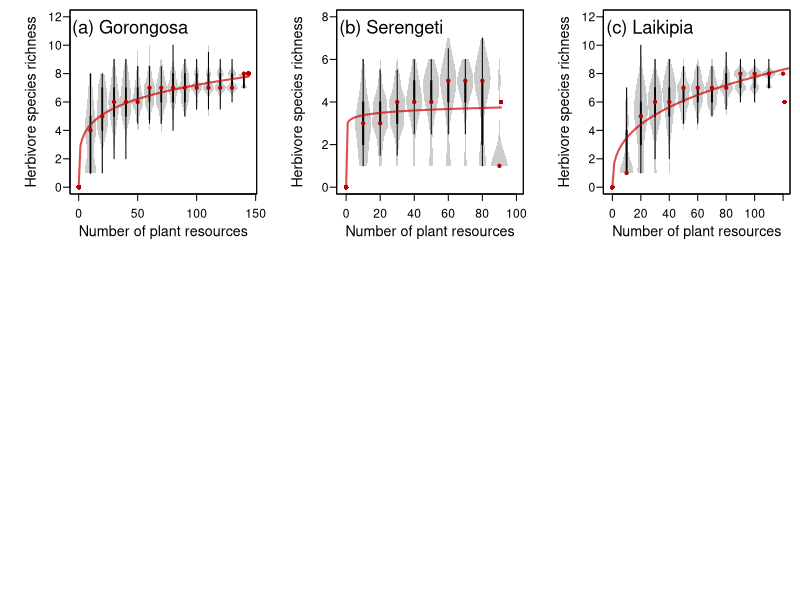

This chart was generated by the following R code: (Note: this script raises an error after producing the figure.)
setwd("C:/Users/Falko/Documents/Standalone Research/Mammal Isotopes/Most recent manuscript and files")

# Load the data
g.prob <- read.table("Processed_data/Gorongosa_SpProbIter100.txt", sep="\t", header=T, stringsAsFactors=T)
g.rich <- read.table("Processed_data/Gorongosa_SpRichIter100.txt", sep="\t", header=T, stringsAsFactors=T)

# Load the data
s.prob <- read.table("Processed_data/Serengeti_SpProbIter100.txt", sep="\t", header=T, stringsAsFactors=T)
s.rich <- read.table("Processed_data/Serengeti_SpRichIter100.txt", sep="\t", header=T, stringsAsFactors=T)

# Load the data
l.prob <- read.table("Processed_data/Laikipia_SpProbIter100.txt", sep="\t", header=T, stringsAsFactors=T)
l.rich <- read.table("Processed_data/Laikipia_SpRichIter100.txt", sep="\t", header=T, stringsAsFactors=T)


# Install and load the required packages
#install.packages(c("vioplot","RColorBrewer"))
library(vioplot)
library(RColorBrewer)

########################################################################################
# Set up the plot and dimensions
png(filename="Figures/Complete_cascade.png",width=24,height=18,units="cm",res=300)

# Define plot margins
#Set panel outline. The top panel is used for the legend
m <- (matrix(c(1,2,3,4,4,4,5,6,7), nrow = 3, ncol = 3, byrow = TRUE))

# Set heights for plot panels
layout(mat = m,heights = c(0.44,0.12,0.44))
# Set margins
par(mai=c(.7,.7,0.1,0.1))

########################################################################################
# Make the base violin plot of the simulated data (replicates are iterations)
plot(0,0,type="n", las=1, ylab="Herbivore species richness", xlab="Number of plant resources",
	,cex.axis=1.1, cex.lab= 1.3, mgp=c(2.4,0.6,0), ylim=c(0,12), xlim=c(-0.15,14.5), xaxt='n')
# Add horizontal axis
#axis(1, at =seq(0,14,by=2), labels=c("0","20","40","60","80","100","120","140"),cex.axis=1.1)
axis(1, at =seq(0,15,by=5), labels=c("0","50","100","150"),cex.axis=1.1)


# Add violin plot
X <- vioplot(g.rich, add=T, col=rgb(0.8,0.8,0.8,1), border=NA,rectCol="black", lineCol="black", 
	colMed=rgb(0.7,0,0,1),wex=1.2)
# Add points for the minimum and maximum resource level
points(c(0,14.4),c(0,8),pch=16,col=rgb(0.7,0,0,1))

# Add points to show the median values
#points(c(0,seq(1,14,by=1),14.4),c(0,X$median,8),pch=1,col=rgb(0,0,0,1), cex=1.3)
# Label the panel
mtext("(a) Gorongosa",cex=1.1, side = 3, adj = 0.03, line = -2,font=1)

# Add a prediction line by defining independent (IV) and dependent (DV) variables and modelling an asymptotic relationship
IV <- rep(1:14,100)
DV <- c(t(g.rich))
nlreg <- nls(DV~a*IV^b,start=list(a=8,b=0.5))

# Predict new data from model parameters
xvals <- seq(0,14.4,l=100)
pred.val <- predict(nlreg, list(IV = xvals) , se.fit = TRUE,interval = "confidence",level = 0.95)
# Add lines to plot
lines(xvals, pred.val, lwd=2, col=rgb(0.8,0,0,0.7), lty=1)

########################################################################################

# Make the base violin plot of the simulated data (replicates are iterations)
plot(0,0,type="n", las=1, ylab="Herbivore species richness", xlab="Number of plant resources",
	,cex.axis=1.1, cex.lab= 1.3, mgp=c(2.4,0.6,0), ylim=c(0,8), xlim=c(-0.15,10), xaxt='n')
# Add horizontal axis
axis(1, at =seq(0,10,by=2), labels=c("0","20","40","60","80","100"),cex.axis=1.1)

# Add violin plot
X <- vioplot(s.rich, add=T, col=rgb(0.8,0.8,0.8,1), border=NA,rectCol="black", lineCol="black", 
	colMed=rgb(0.7,0,0,1),wex=1.2)
# Add points for the minimum and maximum resource level
points(c(0,9.1),c(0,4),pch=16,col=rgb(0.7,0,0,1))

# Add points to show the median values
#points(c(0,seq(1,14,by=1),14.4),c(0,X$median,8),pch=1,col=rgb(0,0,0,1), cex=1.3)
# Label the panel
mtext("(b) Serengeti",cex=1.1, side = 3, adj = 0.03, line = -2,font=1)

# Add a prediction line by defining independent (IV) and dependent (DV) variables and modelling an asymptotic relationship
IV <- rep(1:9,100)
DV <- c(t(s.rich))
nlreg <- nls(DV~a*IV^b,start=list(a=8,b=0.5))

# Predict new data from model parameters
xvals <- seq(0,9.1,l=100)
pred.val <- predict(nlreg, list(IV = xvals) , se.fit = TRUE,interval = "confidence",level = 0.95)
# Add lines to plot
lines(xvals, pred.val, lwd=2, col=rgb(0.8,0,0,0.7), lty=1)


########################################################################################

# Make the base violin plot of the simulated data (replicates are iterations)
plot(0,0,type="n", las=1, ylab="Herbivore species richness", xlab="Number of plant resources",
	,cex.axis=1.1, cex.lab= 1.3, mgp=c(2.4,0.6,0), ylim=c(0,12), xlim=c(-0.15,12), xaxt='n')
# Add horizontal axis
axis(1, at =seq(0,12,by=2), labels=c("0","20","40","60","80","100","120"),cex.axis=1.1)

# Add violin plot
X <- vioplot(l.rich, add=T, col=rgb(0.8,0.8,0.8,1), border=NA,rectCol="black", lineCol="black", 
	colMed=rgb(0.7,0,0,1),wex=1.2)
# Add points for the minimum and maximum resource level
points(c(0,12.1),c(0,6),pch=16,col=rgb(0.7,0,0,1))

# Add points to show the median values
#points(c(0,seq(1,14,by=1),14.4),c(0,X$median,8),pch=1,col=rgb(0,0,0,1), cex=1.3)
# Label the panel
mtext("(c) Laikipia",cex=1.1, side = 3, adj = 0.03, line = -2,font=1)

# Add a prediction line by defining independent (IV) and dependent (DV) variables and modelling an asymptotic relationship
IV <- rep(1:12,100)
DV <- c(t(l.rich))
nlreg <- nls(DV~a*IV^b,start=list(a=8,b=0.5))

# Predict new data from model parameters
xvals <- seq(0,12.6,l=100)
pred.val <- predict(nlreg, list(IV = xvals) , se.fit = TRUE,interval = "confidence",level = 0.95)
# Add lines to plot
lines(xvals, pred.val, lwd=2, col=rgb(0.8,0,0,0.7), lty=1)


########################################################################################
########################################################################################


# Define a colour ramp with shades of green for grazers, shades of red for mixed feeders, and shades of blue for browsers
cols2 <- c(colorRampPalette(c(rgb(0,0.4,0,0.25),rgb(0.3,0.9,0.3,0.25)),interpolate="linear")(11),
			colorRampPalette(c(rgb(0.6,0,0,0.25),rgb(1,0.5,0,0.25)),interpolate="linear")(3),
			colorRampPalette(c(rgb(0,0.4,1,0.25),rgb(0,0,0.5,0.25)),interpolate="linear")(6))

dash <- rep(c(1,2,3,4),10)

# set margins
par(mai=c(0,.7,0,0))

# Make a blank plot
plot(0,0,axes=FALSE,xlab="",ylab="", type=n)

# Create a vector of species names for the legend
sp.names <-c("Buffalo", "Grevy's zebra", "Hartebeest", "Oribi", "Oryx",
	"Plain's zebra", "Reedbuck", "Sable", "Topi", "Waterbuck",
	"Wildebeest", "Grant's gazelle", "Impala", "Thomson's gazelle",
	"Bushbuck", "Dik-dik", "Eland", "Klipspringer", "Kudu", "Nyala")

legend("bottom", ncol=5,  lty=dash, col=cols2, bty='n',legend=sp.names,cex=1.2, lw=2)



#######################################################################################
# Reset margins
par(mai=c(.7,.7,0.1,0.1))

# A vector so that the species correspond to the colors in the legend
g.cols <- c(13,3,11,8,10,4,7,1,20,15,19)

# Make the plot
plot(0,0,type="n",xlab="Number of plant resources", ylab="Presence probability", xlim=c(0,145), 
	ylim=c(0,100),las=1 ,cex.axis=1.1, cex.lab= 1.3, mgp=c(2.4,0.6,0))

# The persistence of the full stable community
pres <- c(0,100,0,100,100,100,0,100,100,100,100)
# Add the lines for each species
for (nsp in 1:11){
	lines(c(0,seq(10,140,by=10),144),c(0,g.prob[,nsp],pres[nsp]), col=cols2[g.cols[nsp]], lwd=1.5, lty=dash[g.cols[nsp]])
}
# Label the panel
mtext("(d)",cex=1.1, side = 3, adj = 0.03, line = -2,font=1)
###########################################################################################
# A vector so that the species correspond to the colors in the legend
s.cols <- c(13,3,11,9,6,14,12,1)

# Make the plot
plot(0,0,type="n",xlab="Number of plant resources", ylab="Presence probability", xlim=c(0,100), 
	ylim=c(0,100),las=1, cex.axis=1.1, cex.lab= 1.3, mgp=c(2.4,0.6,0))

# The persistence of the full stable community
pres <- c(100,0,100,100,0,0,100,0)
# Add the lines for each species
for (nsp in 1:8){
	lines(c(0,seq(10,90,by=10),91),c(0,s.prob[,nsp],pres[nsp]), col=cols2[s.cols[nsp]], lwd=1.5, lty=dash[s.cols[nsp]])
}
# Label the panel
mtext("(e)",cex=1.1, side = 3, adj = 0.03, line = -2,font=1)
###########################################################################################
# A vector so that the species correspond to the colors in the legend
l.cols <- c(13,3,2,6,10,16,12,5,18,1,17,19)

# Make the plot
plot(0,0,type="n",xlab="Number of plant resources", ylab="Presence probability", xlim=c(0,120), 
	ylim=c(0,100),las=1,cex.axis=1.1, cex.lab= 1.3, mgp=c(2.4,0.6,0))

# The persistence of the full stable community
pres <- c(0,100,100,0,100,0,100,0,0,100,100,0)
# Add the lines for each species
for (nsp in 1:12){
	lines(c(0,seq(10,120,by=10),121),c(0,l.prob[,nsp],pres[nsp]), col=cols2[l.cols[nsp]], lwd=1.5, lty=dash[l.cols[nsp]])
}
# Label the panel
mtext("(f)",cex=1.1, side = 3, adj = 0.03, line = -2,font=1)
###########################################################################################

# Close plot device and save to file
dev.off()
